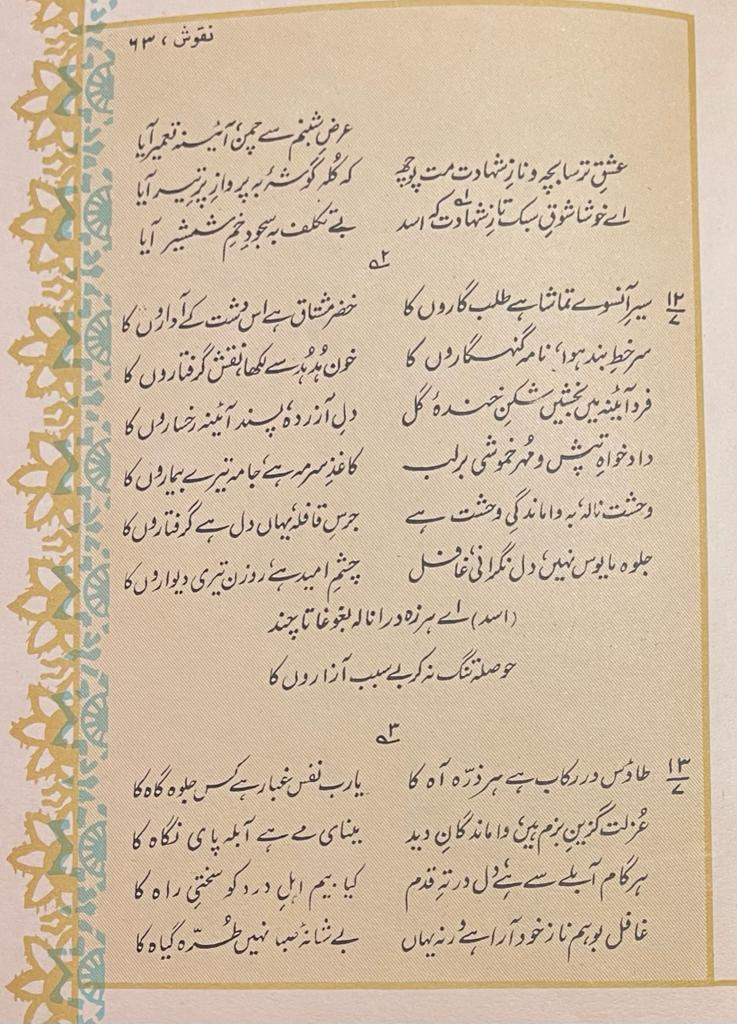
#> input picture images/books/border.png, 737 x 1024 px, found by its file name
$ jupyter execute --allow-errors 'Border remover.ipynb'
#> lines starting #> are read from the running program, lines starting #| are printed output that depends on the picture; after the words box and inside, x2 and y2 are one past the last pixel; in counts of white or black regions, pixels touching at a corner belong together
[cell 1]
import cv2

[cell 2]
def remove_borders(img):
    contours,hierarchy = cv2.findContours(img,cv2.RETR_EXTERNAL,cv2.CHAIN_APPROX_SIMPLE)
    cntsSorted = sorted(contours, key=lambda x: cv2.contourArea(x))
    cnt = cntsSorted[-1]
    print (len(contours))
    x,y,w,h = cv2.boundingRect(cnt)
    crop = img[y:y+h,x:x+w]
    return (crop)

[cell 3]
img = cv2.imread("border.png")
#> img is the input picture: shape (1024, 737, 3); mean B, G, R 163.7, 188, 208
img = cv2.cvtColor(img, cv2.COLOR_BGR2GRAY)
#> img: shape (1024, 737)
_,img=cv2.threshold(img,180,255,cv2.THRESH_BINARY)
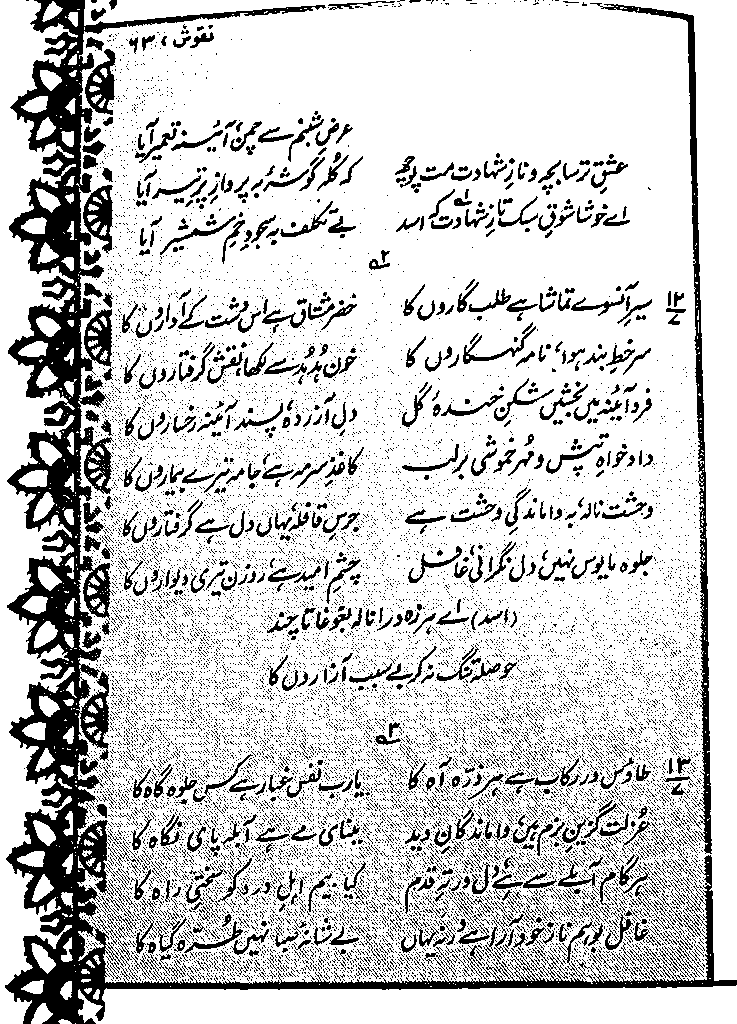
#> img: shape (1024, 737); 79.9% white; 15788 black regions (15032 under 20 px)
cv2.imwrite("thresholded.png",img)
img = cv2.imread("thresholded.png",cv2.IMREAD_UNCHANGED)
no_borders = remove_borders(img)
#> in remove_borders, `contours,hierarchy = cv2.findContours(img,cv2.RETR_EXTERNAL,cv2.CHAIN_..`: contours = 324 contours, 244 with area under 20; largest, box (x1, y1, x2, y2) and area: (76, 0, 737, 984) 631442, (0, 0, 78, 1024) 32714, (78, 985, 737, 1024) 22166, (34, 621, 58, 648) 356, (18, 470, 48, 487) 356
#> in remove_borders, `cntsSorted = sorted(contours, key=lambda x: cv2.contourArea(x))`: cntsSorted has the same summary as contours
#> in remove_borders, `cnt = cntsSorted[-1]`: cnt = contour of 2564 points, box (x1, y1, x2, y2) (76, 0, 737, 984), area 631442
#| 324
#> in remove_borders, `x,y,w,h = cv2.boundingRect(cnt)`: x = 76; y = 0; w = 661; h = 984
#> in remove_borders, `crop = img[y:y+h,x:x+w]`: crop: shape (984, 661); 82.2% white; 15789 black regions (15030 under 20 px)
cv2.imwrite("no_borders.png", no_borders)
img = cv2.imread("no_borders.png",cv2.IMREAD_UNCHANGED)
no_borders = remove_borders(img)
#> in remove_borders (call 2), `contours,hierarchy = cv2.findContours(img,cv2.RETR_EXTERNAL,cv2.CHAIN_..`: contours = 156 contours, 136 with area under 20; largest, box (x1, y1, x2, y2) and area: (0, 0, 661, 984) 631442, (11, 586, 22, 596) 46, (14, 598, 25, 607) 44, (21, 603, 29, 614) 40, (13, 576, 24, 586) 39
#> in remove_borders (call 2), `cntsSorted = sorted(contours, key=lambda x: cv2.contourArea(x))`: cntsSorted has the same summary as contours
#| 156
cv2.imwrite("no_borders.png", no_borders)
#> Out = True

# #Bounding Box

[cell 4]
import cv2

[cell 5]
image = cv2.imread("no_borders.png")
#> image: shape (984, 661, 3); 82.2% white; 15789 black regions (15030 under 20 px), largest, box (x1, y1, x2, y2) and area: (0, 0, 250, 984) 15344, (514, 3, 636, 854) 5554, (500, 855, 661, 984) 1728
base_image = image.copy()
gray = cv2.cvtColor(image, cv2.COLOR_BGR2GRAY)
blur = cv2.GaussianBlur(gray, (7,7), 0)
cv2.imwrite("index_blur.png", blur)
thresh = cv2.threshold(blur, 0, 255, cv2.THRESH_BINARY_INV + cv2.THRESH_OTSU)[1]
#> thresh: shape (984, 661); 16.7% white; 1024 white regions (384 under 20 px), largest, box (x1, y1, x2, y2) and area: (0, 0, 249, 984) 23143, (177, 3, 661, 984) 11649, (470, 286, 576, 323) 807
cv2.imwrite("index_thresh.png", thresh)
kernal = cv2.getStructuringElement(cv2.MORPH_RECT, (3, 16))
cv2.imwrite("index_kernal.png", kernal)

[cell 6]
dilate = cv2.dilate(thresh, kernal, iterations=1)
#> dilate: shape (984, 661); 46.4% white; 77 white regions
cv2.imwrite("index_dilate.png", dilate)
#> Out = True

[cell 7]
cnts = cv2.findContours(dilate, cv2.RETR_EXTERNAL, cv2.CHAIN_APPROX_SIMPLE)
#> cnts = 77 contours; largest, box (x1, y1, x2, y2) and area: (0, 0, 661, 984) 147723, (44, 282, 285, 552) 34854, (324, 272, 577, 485) 29606, (58, 104, 288, 270) 25476, (318, 146, 555, 246) 14914

[cell 8]
cnts = cnts[0] if len(cnts) == 2 else cents[1]

[cell 9]
cnts = sorted(cnts, key=lambda x: cv2.boundingRect(x)[0])

[cell 10]
for c in cnts:
    x, y, w, h = cv2.boundingRect(c)
    if h > 200 and w > 20:
        roi = image[y:y+h, x:x+h]
        cv2.imwrite("index_roi.png", roi)
        cv2.rectangle(image, (x, y), (x+w, y+h), (36, 255, 12), 2)
#> this loop made 77 passes
#> (x, y, w, h) on passes 1, 2, 3, 4, 5, 8, 9, 10, 11, 12, 13, 14: (0, 0, 661, 984), (44, 553, 29, 51), (44, 282, 241, 270), (48, 400, 47, 49), (50, 736, 8, 32), (58, 104, 230, 166), (60, 629, 4, 17), (62, 210, 25, 54), (74, 553, 116, 51), (82, 600, 4, 17), (96, 393, 67, 52), (107, 815, 25, 47)
#> (c, x, y, w, h) on passes 6, 7, 17, 18, 31, 32: ([[50, 609], [50, 625], [52, 625], [52, 609]], 50, 609, 3, 17), ([[51, 871], [51, 887], [53, 887], [53, 871]], 51, 871, 3, 17), ([[184, 703], [184, 719], [186, 719], [186, 703]], 184, 703, 3, 17), ([[189, 750], [189, 765], [192, 765], [192, 750]], 189, 750, 4, 16), ([[301, 823], [301, 838], [303, 838], [303, 823]], 301, 823, 3, 16), ([[307, 897], [307, 926], [309, 926], [309, 897]], 307, 897, 3, 30)
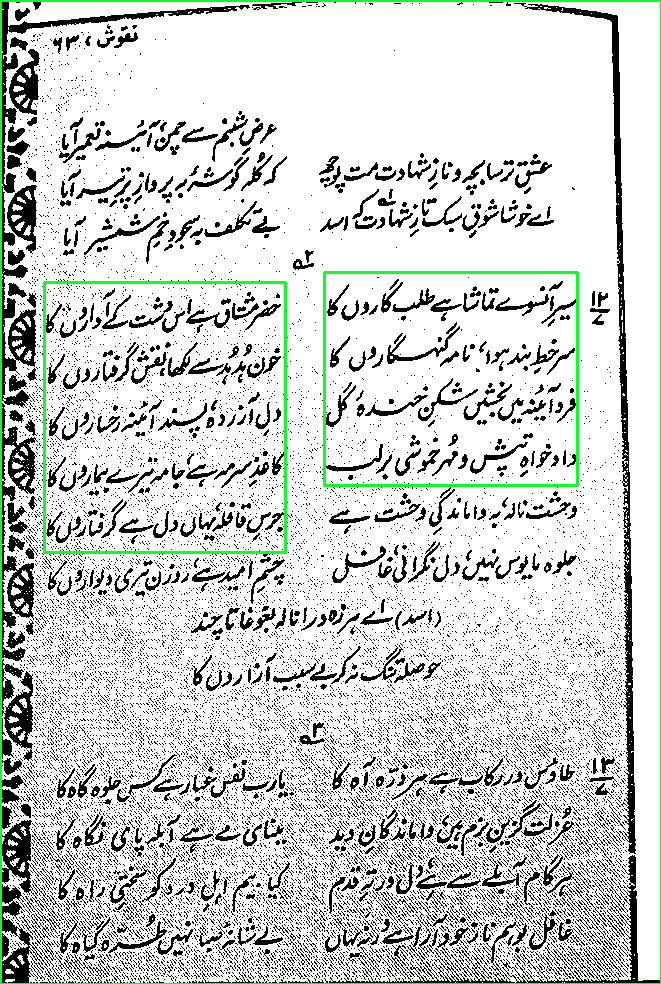
#> image: shape (984, 661, 3); mean B, G, R 207.1, 210.8, 206.7
cv2.imwrite("index_bbox_new.png", image)
#> Out = True

[cell 11]
import cv2

image = cv2.imread('border.png')

gray = cv2.cvtColor(image, cv2.COLOR_BGR2GRAY)
thresh = cv2.threshold(gray, 0, 255, cv2.THRESH_BINARY_INV + cv2.THRESH_OTSU)[1]
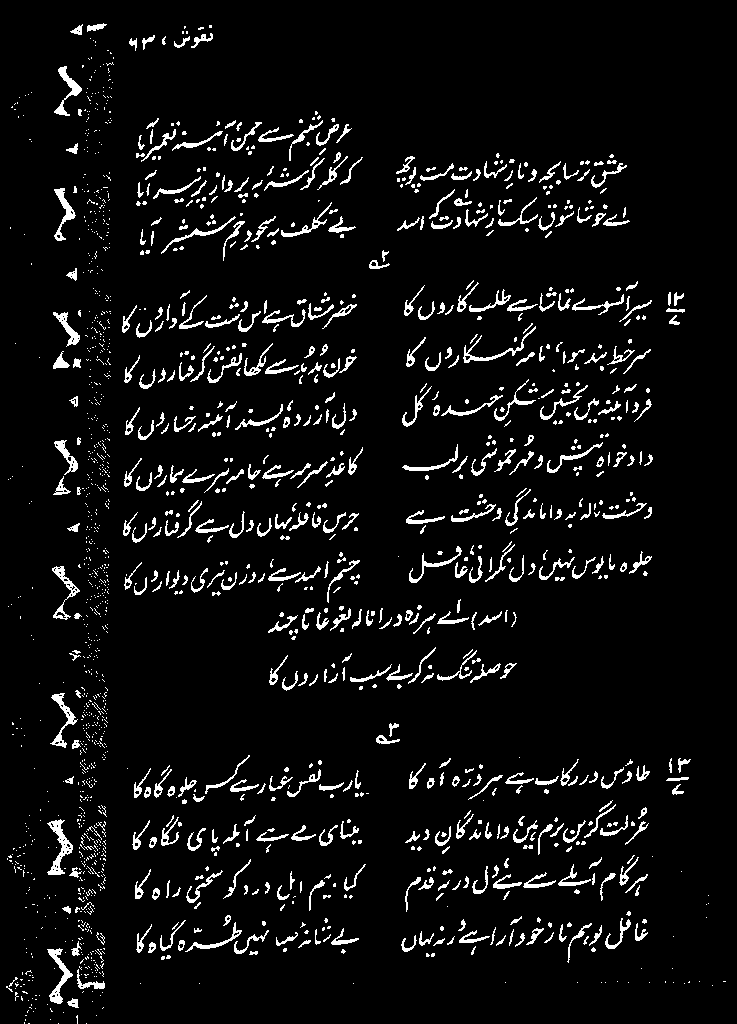
#> thresh: shape (1024, 737); 5.9% white in thin lines or dots

horizontal_kernel = cv2.getStructuringElement(cv2.MORPH_RECT, (4, 10))
#> horizontal_kernel = [[1, 1, 1, 1], [1, 1, 1, 1], [1, 1, 1, 1], [1, 1, 1, 1], [1, 1, 1, 1], [1, 1, 1, 1], [1, 1, 1, 1], [1, 1, 1, 1], [1, 1, 1, 1], [1, 1, 1, 1]]
detected_lines = cv2.morphologyEx(thresh, cv2.MORPH_OPEN,horizontal_kernel, iterations=2)
#> detected_lines: shape (1024, 737); every value is 0

cnts = cv2.findContours(detected_lines, cv2.RETR_EXTERNAL, cv2.CHAIN_APPROX_SIMPLE)
#> cnts = 0 contours
cnts = cnts[0] if len(cnts) == 2 else cnts[1]
#> cnts = []

for c in cnts:
    cv2.drawContours(image, [c], -1, (255, 255, 255), 2)
#> this loop made 0 passes

repair_kernel = cv2.getStructuringElement(cv2.MORPH_RECT, (3, 16))
#> repair_kernel = 16 rows, first 8: [1, 1, 1], [1, 1, 1], [1, 1, 1], [1, 1, 1], [1, 1, 1], [1, 1, 1], [1, 1, 1], [1, 1, 1]

result = 255 - cv2.morphologyEx(255 - image, cv2.MORPH_CLOSE, repair_kernel,iterations=1)

cv2.imwrite("result_image.png", result)
#> Out = True

[cell 12]
import cv2

image = cv2.imread('border.png')
removed = image.copy()
gray = cv2.cvtColor(image,cv2.COLOR_BGR2GRAY)
thresh = cv2.threshold(gray, 0, 255, cv2.THRESH_BINARY_INV + cv2.THRESH_OTSU)[1]

# Remove vertical lines
vertical_kernel = cv2.getStructuringElement(cv2.MORPH_RECT, (1,40))
#> vertical_kernel = 40 values from 1 to 1
remove_vertical = cv2.morphologyEx(thresh, cv2.MORPH_OPEN, vertical_kernel, iterations=2)
cnts = cv2.findContours(remove_vertical, cv2.RETR_EXTERNAL, cv2.CHAIN_APPROX_SIMPLE)
#> cnts = 0 contours
cnts = cnts[0] if len(cnts) == 2 else cnts[1]
#> cnts = []
for c in cnts:
    cv2.drawContours(removed, [c], -1, (255,255,255), 15)

# Remove horizontal lines
horizontal_kernel = cv2.getStructuringElement(cv2.MORPH_RECT, (40,1))
remove_horizontal = cv2.morphologyEx(thresh, cv2.MORPH_OPEN, horizontal_kernel, iterations=2)
cnts = cv2.findContours(remove_horizontal, cv2.RETR_EXTERNAL, cv2.CHAIN_APPROX_SIMPLE)
#> cnts = 0 contours
cnts = cnts[0] if len(cnts) == 2 else cnts[1]
#> cnts = []
for c in cnts:
    cv2.drawContours(removed, [c], -1, (255,255,255), 5)

# Repair kernel
repair_kernel = cv2.getStructuringElement(cv2.MORPH_ELLIPSE, (3,3))
#> repair_kernel = [[0, 1, 0], [1, 1, 1], [0, 1, 0]]
removed = 255 - removed
dilate = cv2.dilate(removed, repair_kernel, iterations=5)
#> dilate: shape (1024, 737, 3)
dilate = cv2.cvtColor(dilate, cv2.COLOR_BGR2GRAY)
#> dilate: shape (1024, 737)
pre_result = cv2.bitwise_and(dilate, thresh)

result = cv2.morphologyEx(pre_result, cv2.MORPH_CLOSE, repair_kernel, iterations=5)
#> result: shape (1024, 737)
final = cv2.bitwise_and(result, thresh)

invert_final = 255 - final

cv2.imwrite('thresh_new.png', thresh)
cv2.imwrite('removed_new.png', removed)
cv2.imwrite('dilate_new.png', dilate)
cv2.imwrite('pre_result_new.png', pre_result)
cv2.imwrite('result_new.png', result)
cv2.imwrite('final_new.png', final)
cv2.imwrite('invert_final_new.png', invert_final)
#> Out = True

[cell 13]
import cv2
import numpy as np

# load image
img = cv2.imread("border.png")
img = cv2.cvtColor(img,cv2.COLOR_BGR2GRAY)
# threshold
thresh = cv2.threshold(img, 180, 255,cv2.THRESH_BINARY)[1]

# apply open morphology
#kernel = np.ones((5,5), np.uint8)
kernel = cv2.getStructuringElement(cv2.MORPH_RECT, (10,15))
morph = cv2.morphologyEx(thresh, cv2.MORPH_OPEN, kernel,iterations=1)
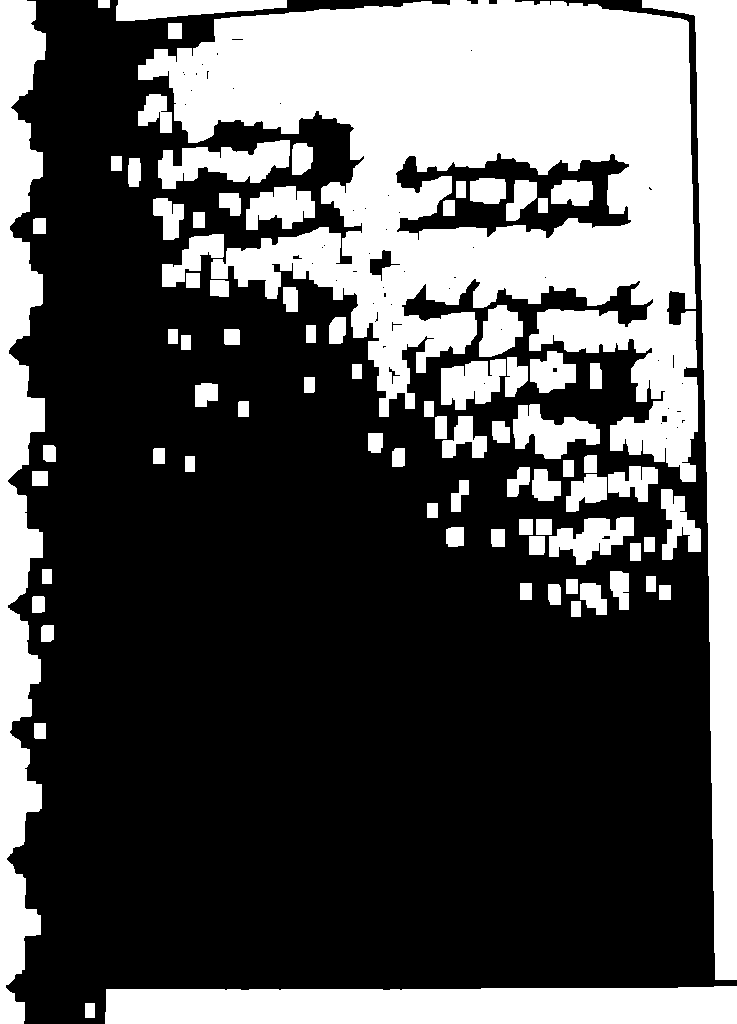
#> morph: shape (1024, 737); 34.5% white; 82 white regions

# get bounding box coordinates from largest external contour
contours = cv2.findContours(morph, cv2.RETR_EXTERNAL, cv2.CHAIN_APPROX_SIMPLE)
#> contours = 76 contours; largest, box (x1, y1, x2, y2) and area: (138, 0, 698, 482) 143068, (642, 0, 737, 980) 30256, (0, 0, 46, 1024) 28351, (105, 986, 737, 1024) 21747, (158, 140, 290, 189) 3472
contours = contours[0] if len(contours) == 2 else contours[1]

big_contour = max(contours, key=cv2.contourArea)
#> big_contour = contour of 995 points, box (x1, y1, x2, y2) (138, 0, 698, 482), area 143068
x,y,w,h = cv2.boundingRect(big_contour)
#> x = 138; y = 0; w = 560; h = 482

# crop image contour image
result = img.copy()
result = result[y:y+h, x:x+w]
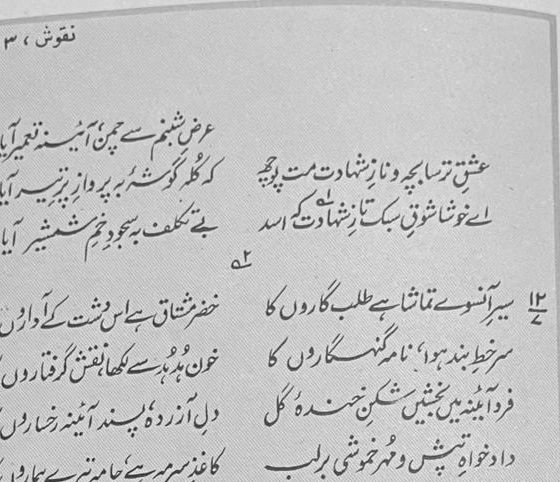
#> result: shape (482, 560); min 23, max 252, mean 195

# write result to disk
cv2.imwrite("sonar_thresh.png", thresh)
cv2.imwrite("sonar_morph.png", morph)
cv2.imwrite("sonar_cropped.png", result)

for c in contours:
    x, y, w, h = cv2.boundingRect(c)
    if h > 200 and w > 20:
        roi = thresh[y:y+h, x:x+h]
        cv2.imwrite("roi.png", roi)
        cv2.rectangle(thresh, (x, y), (x+w, y+h), (36, 255, 12), 2)
#> this loop made 76 passes
#> (x, y, w, h) on passes 2, 3, 4, 6, 8, 9, 13, 17, 18, 19, 22, 24: (105, 986, 632, 38), (34, 723, 12, 16), (41, 625, 13, 17), (32, 596, 13, 17), (548, 584, 13, 21), (580, 583, 27, 32), (610, 571, 19, 39), (529, 536, 16, 19), (491, 529, 14, 18), (446, 527, 18, 20), (549, 517, 85, 48), (661, 489, 40, 71)
#> (c, x, y, w, h) on passes 1, 5, 7, 10, 11, 12: ([[85, 1003], [85, 1017], [94, 1017], [94, 1003]], 85, 1003, 10, 15), ([[571, 601], [571, 616], [580, 616], [580, 601]], 571, 601, 10, 16), ([[659, 585], [659, 599], [670, 599], [670, 585]], 659, 585, 12, 15), ([[520, 583], [520, 599], [531, 599], [531, 583]], 520, 583, 12, 17), ([[566, 579], [566, 593], [577, 593], [577, 579]], 566, 579, 12, 15), ([[646, 576], [646, 591], [655, 591], [655, 576]], 646, 576, 10, 16)
#> thresh: shape (1024, 737); 2.01% of pixels changed, all inside (x1, y1, x2, y2) = (0, 0, 737, 1024)

[cell 14]
import numpy as np
import argparse
import cv2

image = cv2.imread("border.png")
_,image=cv2.threshold(image,170,255,cv2.THRESH_BINARY)
#> image: shape (1024, 737, 3)
#print(image.shape[0])
#cv2.imshow("Original", image)
# a mask is the same size as our image, but has only two pixel
# values, 0 and 255 -- pixels with a value of 0 (background) are
# ignored in the original image while mask pixels with a value of
# 255 (foreground) are allowed to be kept
mask = np.zeros(image.shape[:2], dtype="uint8")
rectangle=cv2.rectangle(mask, (120,100), (662, 982), 255, -1)
#> rectangle: shape (1024, 737); 63.5% white; 1 black region, box (x1, y1, x2, y2) and area: (0, 0, 737, 1024) 275219
print(rectangle)
#> (printed output is left out)
cv2.imwrite("RectangularMask.png", mask)
# apply our mask -- notice how only the person in the image iscropped out
masked = cv2.bitwise_and(image, image, mask=mask)
cv2.imwrite("MaskApplied.png", masked)
mask_inv=cv2.bitwise_not(mask)
cv2.imwrite("mask.png", mask_inv)
white_mask= cv2.bitwise_not(masked,mask=mask_inv)
cv2.imwrite("white_mask.png", white_mask)
white_masked= cv2.add(masked, white_mask)
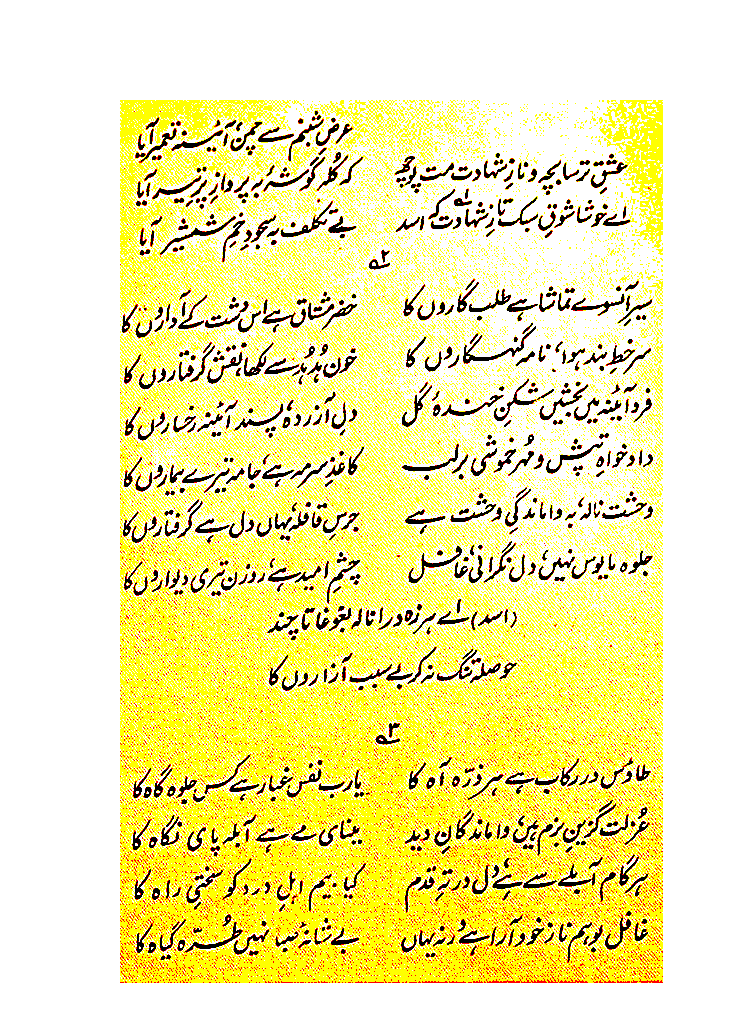
#> white_masked: shape (1024, 737, 3); mean B, G, R 167.7, 235.8, 242
cv2.imwrite("white_masked.png", white_masked)

out_image_array=[]
total_lines = 0
input_image=cv2.imread("white_masked.png")
